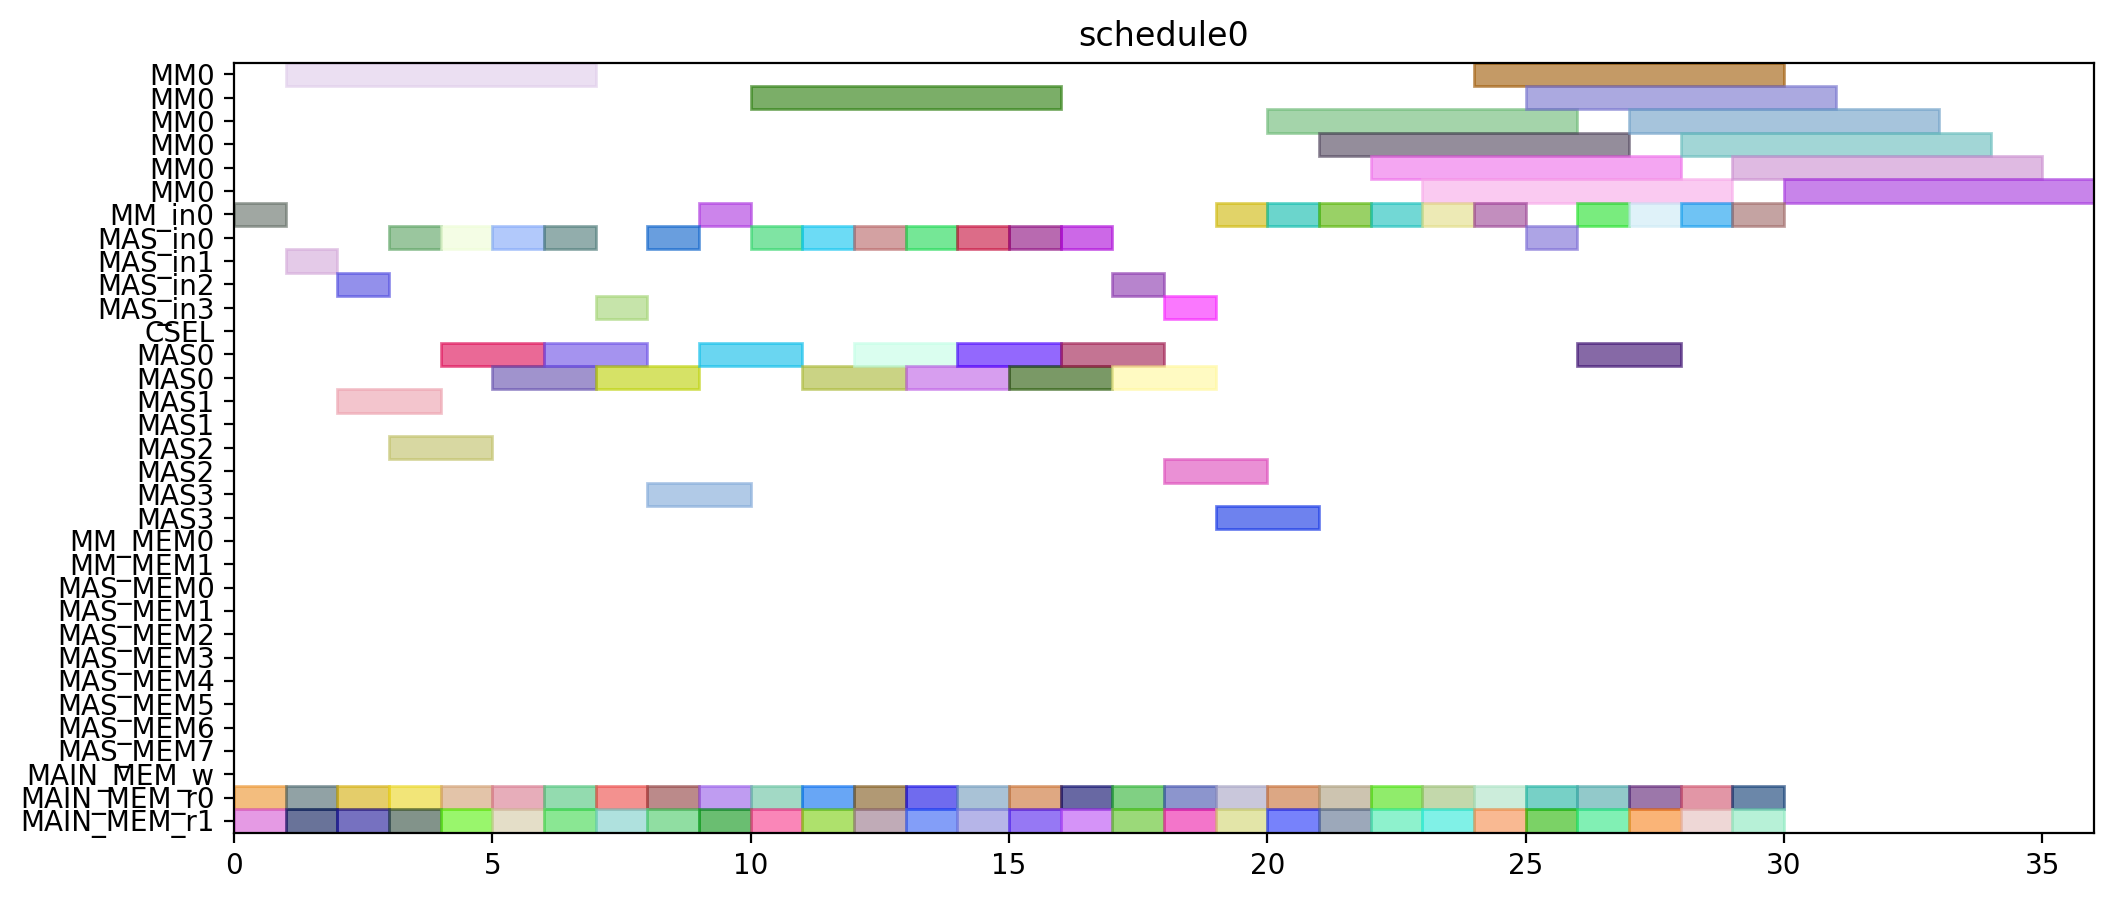

This chart was generated by the following Python code:
from pyschedule import Scenario, solvers, plotters, alt


def solve():
	horizon = 120
	S = Scenario("schedule0", horizon=horizon)

	# resource
	MM = S.Resources('MM', num=1, size=6)
	MM_in = S.Resources('MM_in', num=1)
	MAS_in = S.Resources('MAS_in', num=4)
	CSEL = S.Resource('CSEL')
	MAS = S.Resources('MAS', num=4, size=2, periods=range(1, horizon))
	MM_MEM = S.Resources('MM_MEM', num=2)
	MAS_MEM = S.Resources('MAS_MEM', num=8)
	MAIN_MEM_w = S.Resource('MAIN_MEM_w', size=1)
	MAIN_MEM_r = S.Resources('MAIN_MEM_r', num=2)

	# result of previous scheduling

	# new tasks
	T1_t0 = S.Task('T1_t0', length=2, delay_cost=1)
	T1_t0 += alt(MAS)
	T1_t0_in = S.Task('T1_t0_in', length=1, delay_cost=1)
	T1_t0_in += alt(MAS_in)
	S += T1_t0_in*MAS_in[0]<=T1_t0*MAS[0]

	S += T1_t0_in*MAS_in[1]<=T1_t0*MAS[1]

	S += T1_t0_in*MAS_in[2]<=T1_t0*MAS[2]

	S += T1_t0_in*MAS_in[3]<=T1_t0*MAS[3]

	T1_t0_mem0 = S.Task('T1_t0_mem0', length=1, delay_cost=1)
	T1_t0_mem0 += MAIN_MEM_r[0]
	S += T1_t0_mem0 <= T1_t0

	T1_t0_mem1 = S.Task('T1_t0_mem1', length=1, delay_cost=1)
	T1_t0_mem1 += MAIN_MEM_r[1]
	S += T1_t0_mem1 <= T1_t0

	T1_t1 = S.Task('T1_t1', length=2, delay_cost=1)
	T1_t1 += alt(MAS)
	T1_t1_in = S.Task('T1_t1_in', length=1, delay_cost=1)
	T1_t1_in += alt(MAS_in)
	S += T1_t1_in*MAS_in[0]<=T1_t1*MAS[0]

	S += T1_t1_in*MAS_in[1]<=T1_t1*MAS[1]

	S += T1_t1_in*MAS_in[2]<=T1_t1*MAS[2]

	S += T1_t1_in*MAS_in[3]<=T1_t1*MAS[3]

	T1_t1_mem0 = S.Task('T1_t1_mem0', length=1, delay_cost=1)
	T1_t1_mem0 += MAIN_MEM_r[0]
	S += T1_t1_mem0 <= T1_t1

	T1_t1_mem1 = S.Task('T1_t1_mem1', length=1, delay_cost=1)
	T1_t1_mem1 += MAIN_MEM_r[1]
	S += T1_t1_mem1 <= T1_t1

	T1_t3 = S.Task('T1_t3', length=6, delay_cost=1)
	T1_t3 += alt(MM)
	T1_t3_in = S.Task('T1_t3_in', length=1, delay_cost=1)
	T1_t3_in += alt(MM_in)
	S += T1_t3_in*MM_in[0]<=T1_t3*MM[0]
	T1_t3_mem0 = S.Task('T1_t3_mem0', length=1, delay_cost=1)
	T1_t3_mem0 += MAIN_MEM_r[0]
	S += T1_t3_mem0 <= T1_t3

	T1_t3_mem1 = S.Task('T1_t3_mem1', length=1, delay_cost=1)
	T1_t3_mem1 += MAIN_MEM_r[1]
	S += T1_t3_mem1 <= T1_t3

	T2_t0 = S.Task('T2_t0', length=6, delay_cost=1)
	T2_t0 += alt(MM)
	T2_t0_in = S.Task('T2_t0_in', length=1, delay_cost=1)
	T2_t0_in += alt(MM_in)
	S += T2_t0_in*MM_in[0]<=T2_t0*MM[0]
	T2_t0_mem0 = S.Task('T2_t0_mem0', length=1, delay_cost=1)
	T2_t0_mem0 += MAIN_MEM_r[0]
	S += T2_t0_mem0 <= T2_t0

	T2_t0_mem1 = S.Task('T2_t0_mem1', length=1, delay_cost=1)
	T2_t0_mem1 += MAIN_MEM_r[1]
	S += T2_t0_mem1 <= T2_t0

	T2_t1 = S.Task('T2_t1', length=6, delay_cost=1)
	T2_t1 += alt(MM)
	T2_t1_in = S.Task('T2_t1_in', length=1, delay_cost=1)
	T2_t1_in += alt(MM_in)
	S += T2_t1_in*MM_in[0]<=T2_t1*MM[0]
	T2_t1_mem0 = S.Task('T2_t1_mem0', length=1, delay_cost=1)
	T2_t1_mem0 += MAIN_MEM_r[0]
	S += T2_t1_mem0 <= T2_t1

	T2_t1_mem1 = S.Task('T2_t1_mem1', length=1, delay_cost=1)
	T2_t1_mem1 += MAIN_MEM_r[1]
	S += T2_t1_mem1 <= T2_t1

	T2_t2 = S.Task('T2_t2', length=2, delay_cost=1)
	T2_t2 += alt(MAS)
	T2_t2_in = S.Task('T2_t2_in', length=1, delay_cost=1)
	T2_t2_in += alt(MAS_in)
	S += T2_t2_in*MAS_in[0]<=T2_t2*MAS[0]

	S += T2_t2_in*MAS_in[1]<=T2_t2*MAS[1]

	S += T2_t2_in*MAS_in[2]<=T2_t2*MAS[2]

	S += T2_t2_in*MAS_in[3]<=T2_t2*MAS[3]

	T2_t2_mem0 = S.Task('T2_t2_mem0', length=1, delay_cost=1)
	T2_t2_mem0 += MAIN_MEM_r[0]
	S += T2_t2_mem0 <= T2_t2

	T2_t2_mem1 = S.Task('T2_t2_mem1', length=1, delay_cost=1)
	T2_t2_mem1 += MAIN_MEM_r[1]
	S += T2_t2_mem1 <= T2_t2

	T2_t3 = S.Task('T2_t3', length=2, delay_cost=1)
	T2_t3 += alt(MAS)
	T2_t3_in = S.Task('T2_t3_in', length=1, delay_cost=1)
	T2_t3_in += alt(MAS_in)
	S += T2_t3_in*MAS_in[0]<=T2_t3*MAS[0]

	S += T2_t3_in*MAS_in[1]<=T2_t3*MAS[1]

	S += T2_t3_in*MAS_in[2]<=T2_t3*MAS[2]

	S += T2_t3_in*MAS_in[3]<=T2_t3*MAS[3]

	T2_t3_mem0 = S.Task('T2_t3_mem0', length=1, delay_cost=1)
	T2_t3_mem0 += MAIN_MEM_r[0]
	S += T2_t3_mem0 <= T2_t3

	T2_t3_mem1 = S.Task('T2_t3_mem1', length=1, delay_cost=1)
	T2_t3_mem1 += MAIN_MEM_r[1]
	S += T2_t3_mem1 <= T2_t3

	T3_t0 = S.Task('T3_t0', length=6, delay_cost=1)
	T3_t0 += alt(MM)
	T3_t0_in = S.Task('T3_t0_in', length=1, delay_cost=1)
	T3_t0_in += alt(MM_in)
	S += T3_t0_in*MM_in[0]<=T3_t0*MM[0]
	T3_t0_mem0 = S.Task('T3_t0_mem0', length=1, delay_cost=1)
	T3_t0_mem0 += MAIN_MEM_r[0]
	S += T3_t0_mem0 <= T3_t0

	T3_t0_mem1 = S.Task('T3_t0_mem1', length=1, delay_cost=1)
	T3_t0_mem1 += MAIN_MEM_r[1]
	S += T3_t0_mem1 <= T3_t0

	T3_t1 = S.Task('T3_t1', length=6, delay_cost=1)
	T3_t1 += alt(MM)
	T3_t1_in = S.Task('T3_t1_in', length=1, delay_cost=1)
	T3_t1_in += alt(MM_in)
	S += T3_t1_in*MM_in[0]<=T3_t1*MM[0]
	T3_t1_mem0 = S.Task('T3_t1_mem0', length=1, delay_cost=1)
	T3_t1_mem0 += MAIN_MEM_r[0]
	S += T3_t1_mem0 <= T3_t1

	T3_t1_mem1 = S.Task('T3_t1_mem1', length=1, delay_cost=1)
	T3_t1_mem1 += MAIN_MEM_r[1]
	S += T3_t1_mem1 <= T3_t1

	T3_t2 = S.Task('T3_t2', length=2, delay_cost=1)
	T3_t2 += alt(MAS)
	T3_t2_in = S.Task('T3_t2_in', length=1, delay_cost=1)
	T3_t2_in += alt(MAS_in)
	S += T3_t2_in*MAS_in[0]<=T3_t2*MAS[0]

	S += T3_t2_in*MAS_in[1]<=T3_t2*MAS[1]

	S += T3_t2_in*MAS_in[2]<=T3_t2*MAS[2]

	S += T3_t2_in*MAS_in[3]<=T3_t2*MAS[3]

	T3_t2_mem0 = S.Task('T3_t2_mem0', length=1, delay_cost=1)
	T3_t2_mem0 += MAIN_MEM_r[0]
	S += T3_t2_mem0 <= T3_t2

	T3_t2_mem1 = S.Task('T3_t2_mem1', length=1, delay_cost=1)
	T3_t2_mem1 += MAIN_MEM_r[1]
	S += T3_t2_mem1 <= T3_t2

	T3_t3 = S.Task('T3_t3', length=2, delay_cost=1)
	T3_t3 += alt(MAS)
	T3_t3_in = S.Task('T3_t3_in', length=1, delay_cost=1)
	T3_t3_in += alt(MAS_in)
	S += T3_t3_in*MAS_in[0]<=T3_t3*MAS[0]

	S += T3_t3_in*MAS_in[1]<=T3_t3*MAS[1]

	S += T3_t3_in*MAS_in[2]<=T3_t3*MAS[2]

	S += T3_t3_in*MAS_in[3]<=T3_t3*MAS[3]

	T3_t3_mem0 = S.Task('T3_t3_mem0', length=1, delay_cost=1)
	T3_t3_mem0 += MAIN_MEM_r[0]
	S += T3_t3_mem0 <= T3_t3

	T3_t3_mem1 = S.Task('T3_t3_mem1', length=1, delay_cost=1)
	T3_t3_mem1 += MAIN_MEM_r[1]
	S += T3_t3_mem1 <= T3_t3

	T4_t0 = S.Task('T4_t0', length=6, delay_cost=1)
	T4_t0 += alt(MM)
	T4_t0_in = S.Task('T4_t0_in', length=1, delay_cost=1)
	T4_t0_in += alt(MM_in)
	S += T4_t0_in*MM_in[0]<=T4_t0*MM[0]
	T4_t0_mem0 = S.Task('T4_t0_mem0', length=1, delay_cost=1)
	T4_t0_mem0 += MAIN_MEM_r[0]
	S += T4_t0_mem0 <= T4_t0

	T4_t0_mem1 = S.Task('T4_t0_mem1', length=1, delay_cost=1)
	T4_t0_mem1 += MAIN_MEM_r[1]
	S += T4_t0_mem1 <= T4_t0

	T4_t1 = S.Task('T4_t1', length=6, delay_cost=1)
	T4_t1 += alt(MM)
	T4_t1_in = S.Task('T4_t1_in', length=1, delay_cost=1)
	T4_t1_in += alt(MM_in)
	S += T4_t1_in*MM_in[0]<=T4_t1*MM[0]
	T4_t1_mem0 = S.Task('T4_t1_mem0', length=1, delay_cost=1)
	T4_t1_mem0 += MAIN_MEM_r[0]
	S += T4_t1_mem0 <= T4_t1

	T4_t1_mem1 = S.Task('T4_t1_mem1', length=1, delay_cost=1)
	T4_t1_mem1 += MAIN_MEM_r[1]
	S += T4_t1_mem1 <= T4_t1

	T4_t2 = S.Task('T4_t2', length=2, delay_cost=1)
	T4_t2 += alt(MAS)
	T4_t2_in = S.Task('T4_t2_in', length=1, delay_cost=1)
	T4_t2_in += alt(MAS_in)
	S += T4_t2_in*MAS_in[0]<=T4_t2*MAS[0]

	S += T4_t2_in*MAS_in[1]<=T4_t2*MAS[1]

	S += T4_t2_in*MAS_in[2]<=T4_t2*MAS[2]

	S += T4_t2_in*MAS_in[3]<=T4_t2*MAS[3]

	T4_t2_mem0 = S.Task('T4_t2_mem0', length=1, delay_cost=1)
	T4_t2_mem0 += MAIN_MEM_r[0]
	S += T4_t2_mem0 <= T4_t2

	T4_t2_mem1 = S.Task('T4_t2_mem1', length=1, delay_cost=1)
	T4_t2_mem1 += MAIN_MEM_r[1]
	S += T4_t2_mem1 <= T4_t2

	T4_t3 = S.Task('T4_t3', length=2, delay_cost=1)
	T4_t3 += alt(MAS)
	T4_t3_in = S.Task('T4_t3_in', length=1, delay_cost=1)
	T4_t3_in += alt(MAS_in)
	S += T4_t3_in*MAS_in[0]<=T4_t3*MAS[0]

	S += T4_t3_in*MAS_in[1]<=T4_t3*MAS[1]

	S += T4_t3_in*MAS_in[2]<=T4_t3*MAS[2]

	S += T4_t3_in*MAS_in[3]<=T4_t3*MAS[3]

	T4_t3_mem0 = S.Task('T4_t3_mem0', length=1, delay_cost=1)
	T4_t3_mem0 += MAIN_MEM_r[0]
	S += T4_t3_mem0 <= T4_t3

	T4_t3_mem1 = S.Task('T4_t3_mem1', length=1, delay_cost=1)
	T4_t3_mem1 += MAIN_MEM_r[1]
	S += T4_t3_mem1 <= T4_t3

	T5_t0 = S.Task('T5_t0', length=2, delay_cost=1)
	T5_t0 += alt(MAS)
	T5_t0_in = S.Task('T5_t0_in', length=1, delay_cost=1)
	T5_t0_in += alt(MAS_in)
	S += T5_t0_in*MAS_in[0]<=T5_t0*MAS[0]

	S += T5_t0_in*MAS_in[1]<=T5_t0*MAS[1]

	S += T5_t0_in*MAS_in[2]<=T5_t0*MAS[2]

	S += T5_t0_in*MAS_in[3]<=T5_t0*MAS[3]

	T5_t0_mem0 = S.Task('T5_t0_mem0', length=1, delay_cost=1)
	T5_t0_mem0 += MAIN_MEM_r[0]
	S += T5_t0_mem0 <= T5_t0

	T5_t0_mem1 = S.Task('T5_t0_mem1', length=1, delay_cost=1)
	T5_t0_mem1 += MAIN_MEM_r[1]
	S += T5_t0_mem1 <= T5_t0

	T5_t1 = S.Task('T5_t1', length=2, delay_cost=1)
	T5_t1 += alt(MAS)
	T5_t1_in = S.Task('T5_t1_in', length=1, delay_cost=1)
	T5_t1_in += alt(MAS_in)
	S += T5_t1_in*MAS_in[0]<=T5_t1*MAS[0]

	S += T5_t1_in*MAS_in[1]<=T5_t1*MAS[1]

	S += T5_t1_in*MAS_in[2]<=T5_t1*MAS[2]

	S += T5_t1_in*MAS_in[3]<=T5_t1*MAS[3]

	T5_t1_mem0 = S.Task('T5_t1_mem0', length=1, delay_cost=1)
	T5_t1_mem0 += MAIN_MEM_r[0]
	S += T5_t1_mem0 <= T5_t1

	T5_t1_mem1 = S.Task('T5_t1_mem1', length=1, delay_cost=1)
	T5_t1_mem1 += MAIN_MEM_r[1]
	S += T5_t1_mem1 <= T5_t1

	T5_t3 = S.Task('T5_t3', length=6, delay_cost=1)
	T5_t3 += alt(MM)
	T5_t3_in = S.Task('T5_t3_in', length=1, delay_cost=1)
	T5_t3_in += alt(MM_in)
	S += T5_t3_in*MM_in[0]<=T5_t3*MM[0]
	T5_t3_mem0 = S.Task('T5_t3_mem0', length=1, delay_cost=1)
	T5_t3_mem0 += MAIN_MEM_r[0]
	S += T5_t3_mem0 <= T5_t3

	T5_t3_mem1 = S.Task('T5_t3_mem1', length=1, delay_cost=1)
	T5_t3_mem1 += MAIN_MEM_r[1]
	S += T5_t3_mem1 <= T5_t3

	T6_t0 = S.Task('T6_t0', length=6, delay_cost=1)
	T6_t0 += alt(MM)
	T6_t0_in = S.Task('T6_t0_in', length=1, delay_cost=1)
	T6_t0_in += alt(MM_in)
	S += T6_t0_in*MM_in[0]<=T6_t0*MM[0]
	T6_t0_mem0 = S.Task('T6_t0_mem0', length=1, delay_cost=1)
	T6_t0_mem0 += MAIN_MEM_r[0]
	S += T6_t0_mem0 <= T6_t0

	T6_t0_mem1 = S.Task('T6_t0_mem1', length=1, delay_cost=1)
	T6_t0_mem1 += MAIN_MEM_r[1]
	S += T6_t0_mem1 <= T6_t0

	T6_t1 = S.Task('T6_t1', length=6, delay_cost=1)
	T6_t1 += alt(MM)
	T6_t1_in = S.Task('T6_t1_in', length=1, delay_cost=1)
	T6_t1_in += alt(MM_in)
	S += T6_t1_in*MM_in[0]<=T6_t1*MM[0]
	T6_t1_mem0 = S.Task('T6_t1_mem0', length=1, delay_cost=1)
	T6_t1_mem0 += MAIN_MEM_r[0]
	S += T6_t1_mem0 <= T6_t1

	T6_t1_mem1 = S.Task('T6_t1_mem1', length=1, delay_cost=1)
	T6_t1_mem1 += MAIN_MEM_r[1]
	S += T6_t1_mem1 <= T6_t1

	T6_t2 = S.Task('T6_t2', length=2, delay_cost=1)
	T6_t2 += alt(MAS)
	T6_t2_in = S.Task('T6_t2_in', length=1, delay_cost=1)
	T6_t2_in += alt(MAS_in)
	S += T6_t2_in*MAS_in[0]<=T6_t2*MAS[0]

	S += T6_t2_in*MAS_in[1]<=T6_t2*MAS[1]

	S += T6_t2_in*MAS_in[2]<=T6_t2*MAS[2]

	S += T6_t2_in*MAS_in[3]<=T6_t2*MAS[3]

	T6_t2_mem0 = S.Task('T6_t2_mem0', length=1, delay_cost=1)
	T6_t2_mem0 += MAIN_MEM_r[0]
	S += T6_t2_mem0 <= T6_t2

	T6_t2_mem1 = S.Task('T6_t2_mem1', length=1, delay_cost=1)
	T6_t2_mem1 += MAIN_MEM_r[1]
	S += T6_t2_mem1 <= T6_t2

	T6_t3 = S.Task('T6_t3', length=2, delay_cost=1)
	T6_t3 += alt(MAS)
	T6_t3_in = S.Task('T6_t3_in', length=1, delay_cost=1)
	T6_t3_in += alt(MAS_in)
	S += T6_t3_in*MAS_in[0]<=T6_t3*MAS[0]

	S += T6_t3_in*MAS_in[1]<=T6_t3*MAS[1]

	S += T6_t3_in*MAS_in[2]<=T6_t3*MAS[2]

	S += T6_t3_in*MAS_in[3]<=T6_t3*MAS[3]

	T6_t3_mem0 = S.Task('T6_t3_mem0', length=1, delay_cost=1)
	T6_t3_mem0 += MAIN_MEM_r[0]
	S += T6_t3_mem0 <= T6_t3

	T6_t3_mem1 = S.Task('T6_t3_mem1', length=1, delay_cost=1)
	T6_t3_mem1 += MAIN_MEM_r[1]
	S += T6_t3_mem1 <= T6_t3

	T7_t0 = S.Task('T7_t0', length=6, delay_cost=1)
	T7_t0 += alt(MM)
	T7_t0_in = S.Task('T7_t0_in', length=1, delay_cost=1)
	T7_t0_in += alt(MM_in)
	S += T7_t0_in*MM_in[0]<=T7_t0*MM[0]
	T7_t0_mem0 = S.Task('T7_t0_mem0', length=1, delay_cost=1)
	T7_t0_mem0 += MAIN_MEM_r[0]
	S += T7_t0_mem0 <= T7_t0

	T7_t0_mem1 = S.Task('T7_t0_mem1', length=1, delay_cost=1)
	T7_t0_mem1 += MAIN_MEM_r[1]
	S += T7_t0_mem1 <= T7_t0

	T7_t1 = S.Task('T7_t1', length=6, delay_cost=1)
	T7_t1 += alt(MM)
	T7_t1_in = S.Task('T7_t1_in', length=1, delay_cost=1)
	T7_t1_in += alt(MM_in)
	S += T7_t1_in*MM_in[0]<=T7_t1*MM[0]
	T7_t1_mem0 = S.Task('T7_t1_mem0', length=1, delay_cost=1)
	T7_t1_mem0 += MAIN_MEM_r[0]
	S += T7_t1_mem0 <= T7_t1

	T7_t1_mem1 = S.Task('T7_t1_mem1', length=1, delay_cost=1)
	T7_t1_mem1 += MAIN_MEM_r[1]
	S += T7_t1_mem1 <= T7_t1

	T7_t2 = S.Task('T7_t2', length=2, delay_cost=1)
	T7_t2 += alt(MAS)
	T7_t2_in = S.Task('T7_t2_in', length=1, delay_cost=1)
	T7_t2_in += alt(MAS_in)
	S += T7_t2_in*MAS_in[0]<=T7_t2*MAS[0]

	S += T7_t2_in*MAS_in[1]<=T7_t2*MAS[1]

	S += T7_t2_in*MAS_in[2]<=T7_t2*MAS[2]

	S += T7_t2_in*MAS_in[3]<=T7_t2*MAS[3]

	T7_t2_mem0 = S.Task('T7_t2_mem0', length=1, delay_cost=1)
	T7_t2_mem0 += MAIN_MEM_r[0]
	S += T7_t2_mem0 <= T7_t2

	T7_t2_mem1 = S.Task('T7_t2_mem1', length=1, delay_cost=1)
	T7_t2_mem1 += MAIN_MEM_r[1]
	S += T7_t2_mem1 <= T7_t2

	T7_t3 = S.Task('T7_t3', length=2, delay_cost=1)
	T7_t3 += alt(MAS)
	T7_t3_in = S.Task('T7_t3_in', length=1, delay_cost=1)
	T7_t3_in += alt(MAS_in)
	S += T7_t3_in*MAS_in[0]<=T7_t3*MAS[0]

	S += T7_t3_in*MAS_in[1]<=T7_t3*MAS[1]

	S += T7_t3_in*MAS_in[2]<=T7_t3*MAS[2]

	S += T7_t3_in*MAS_in[3]<=T7_t3*MAS[3]

	T7_t3_mem0 = S.Task('T7_t3_mem0', length=1, delay_cost=1)
	T7_t3_mem0 += MAIN_MEM_r[0]
	S += T7_t3_mem0 <= T7_t3

	T7_t3_mem1 = S.Task('T7_t3_mem1', length=1, delay_cost=1)
	T7_t3_mem1 += MAIN_MEM_r[1]
	S += T7_t3_mem1 <= T7_t3

	T8_t2 = S.Task('T8_t2', length=2, delay_cost=1)
	T8_t2 += alt(MAS)
	T8_t2_in = S.Task('T8_t2_in', length=1, delay_cost=1)
	T8_t2_in += alt(MAS_in)
	S += T8_t2_in*MAS_in[0]<=T8_t2*MAS[0]

	S += T8_t2_in*MAS_in[1]<=T8_t2*MAS[1]

	S += T8_t2_in*MAS_in[2]<=T8_t2*MAS[2]

	S += T8_t2_in*MAS_in[3]<=T8_t2*MAS[3]

	T8_t2_mem0 = S.Task('T8_t2_mem0', length=1, delay_cost=1)
	T8_t2_mem0 += MAIN_MEM_r[0]
	S += T8_t2_mem0 <= T8_t2

	T8_t2_mem1 = S.Task('T8_t2_mem1', length=1, delay_cost=1)
	T8_t2_mem1 += MAIN_MEM_r[1]
	S += T8_t2_mem1 <= T8_t2

	T9_t2 = S.Task('T9_t2', length=2, delay_cost=1)
	T9_t2 += alt(MAS)
	T9_t2_in = S.Task('T9_t2_in', length=1, delay_cost=1)
	T9_t2_in += alt(MAS_in)
	S += T9_t2_in*MAS_in[0]<=T9_t2*MAS[0]

	S += T9_t2_in*MAS_in[1]<=T9_t2*MAS[1]

	S += T9_t2_in*MAS_in[2]<=T9_t2*MAS[2]

	S += T9_t2_in*MAS_in[3]<=T9_t2*MAS[3]

	T9_t2_mem0 = S.Task('T9_t2_mem0', length=1, delay_cost=1)
	T9_t2_mem0 += MAIN_MEM_r[0]
	S += T9_t2_mem0 <= T9_t2

	T9_t2_mem1 = S.Task('T9_t2_mem1', length=1, delay_cost=1)
	T9_t2_mem1 += MAIN_MEM_r[1]
	S += T9_t2_mem1 <= T9_t2

	T10_t2 = S.Task('T10_t2', length=2, delay_cost=1)
	T10_t2 += alt(MAS)
	T10_t2_in = S.Task('T10_t2_in', length=1, delay_cost=1)
	T10_t2_in += alt(MAS_in)
	S += T10_t2_in*MAS_in[0]<=T10_t2*MAS[0]

	S += T10_t2_in*MAS_in[1]<=T10_t2*MAS[1]

	S += T10_t2_in*MAS_in[2]<=T10_t2*MAS[2]

	S += T10_t2_in*MAS_in[3]<=T10_t2*MAS[3]

	T10_t2_mem0 = S.Task('T10_t2_mem0', length=1, delay_cost=1)
	T10_t2_mem0 += MAIN_MEM_r[0]
	S += T10_t2_mem0 <= T10_t2

	T10_t2_mem1 = S.Task('T10_t2_mem1', length=1, delay_cost=1)
	T10_t2_mem1 += MAIN_MEM_r[1]
	S += T10_t2_mem1 <= T10_t2

	T11_t2 = S.Task('T11_t2', length=2, delay_cost=1)
	T11_t2 += alt(MAS)
	T11_t2_in = S.Task('T11_t2_in', length=1, delay_cost=1)
	T11_t2_in += alt(MAS_in)
	S += T11_t2_in*MAS_in[0]<=T11_t2*MAS[0]

	S += T11_t2_in*MAS_in[1]<=T11_t2*MAS[1]

	S += T11_t2_in*MAS_in[2]<=T11_t2*MAS[2]

	S += T11_t2_in*MAS_in[3]<=T11_t2*MAS[3]

	T11_t2_mem0 = S.Task('T11_t2_mem0', length=1, delay_cost=1)
	T11_t2_mem0 += MAIN_MEM_r[0]
	S += T11_t2_mem0 <= T11_t2

	T11_t2_mem1 = S.Task('T11_t2_mem1', length=1, delay_cost=1)
	T11_t2_mem1 += MAIN_MEM_r[1]
	S += T11_t2_mem1 <= T11_t2

	solvers.mip.solve(S,msg=1,kind='CPLEX',ratio_gap=1.01)

	solution = [['hoge']*len(S.solution()[1]) for i in range(len(S.solution()))]
	for i in range(len(S.solution())):
		for j in range(len(S.solution()[i])):
			solution[i][j]=str(S.solution()[i][j])
	print(solution)

	cycles = int(solution[-1][3])

	pic_file_name = "/home/mfukuda/ABE/multiRAM_multiMAS_16mux/scheduling_result/stage6MM1_stage2MAS4/EP2_LADDERMUL/schedule0.png"
	if(S.solution() != []):
		plotters.matplotlib.plot(S,img_filename=pic_file_name, show_task_labels=False, fig_size=(cycles*0.25+3, 5))

	return solution
